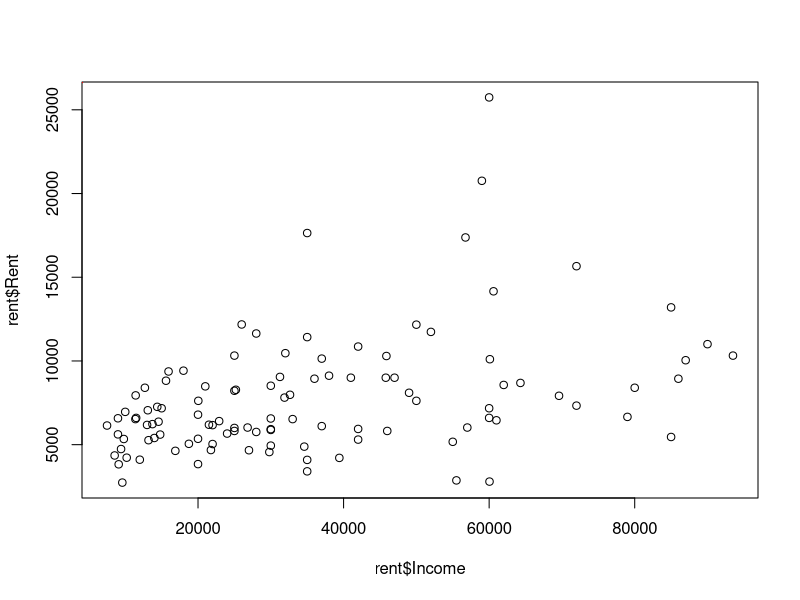

Write R code to recreate this figure.
rent<-read.csv("Rent.csv")
str(rent)
head(rent)
plot(rent$Rent~rent$Income)
#plot(rent$Income~rent$Rent)
cor(rent$Income,rent$Rent)
attach(rent)
lm.r<-lm(Income~Rent)
summary(lm.r)
abline(lm.r,col="Red",lty=3, lwd=2)
lm.r
#Income=16716.752+2.45*Rent

predict(lm.r,data.frame("Rent"=2000))

predict(lm.r,data.frame("Rent"=2000),interval="confidence")

#Regression Coefficient - R square
#Coefficient of determination or coefficient of multiple determination
#Refer the R_Square.xlsx from here


#Multiple Linear Regression
#To access the dataset, first install the alr3 package in R's Package Installer
#... and then refresh the dataset list within Data Manager. 
#Yo0u should then see fuel2001 as an available dataset that you can load. 
#The variable names are slightly different to the video but you will be able to figure that out! Hope that helps ...???

#Types of Regression:
#Linear Regression - Linear Regression establishes a relationship between dependent variable (Y) and one or more independent variables (X) using a best fit straight line (also known as regression line).
#It is represented by an equation Y=a+b*X + e, where a is intercept, b is slope of the line and e is error term. This equation can be used to predict the value of target variable based on given predictor variable(s).

#Logistic Regression - Logistic regression is used to find the probability of event=Success and event=Failure. We should use logistic regression when the dependent variable is binary (0/ 1, True/ False, Yes/ No) in nature. Here the value of Y ranges from 0 to 1 and it can represented by following equation.
#odds= p/ (1-p) = probability of event occurrence / probability of not event occurrence
#ln(odds) = ln(p/(1-p))
#logit(p) = ln(p/(1-p)) = b0+b1X1+b2X2+b3X3....+bkXk
# "why have we used log in the equation?".
#Since we are working here with a binomial distribution (dependent variable), we need to choose a link function which is best suited for this distribution. And, it is logit function. In the equation above, the parameters are chosen to maximize the likelihood of observing the sample values rather than minimizing the sum of squared errors (like in ordinary regression).


#Polynomial regression - Power of one of the independent variables is more than 1

#Stepwise regression - used to automatically include/eliminate the features and thereby having optimal model with least number of variable

#Ridge Regression - Used when data suffers from Multicolinearity (high correlation between the independent variables) - effort is to reduce the error due to bias
